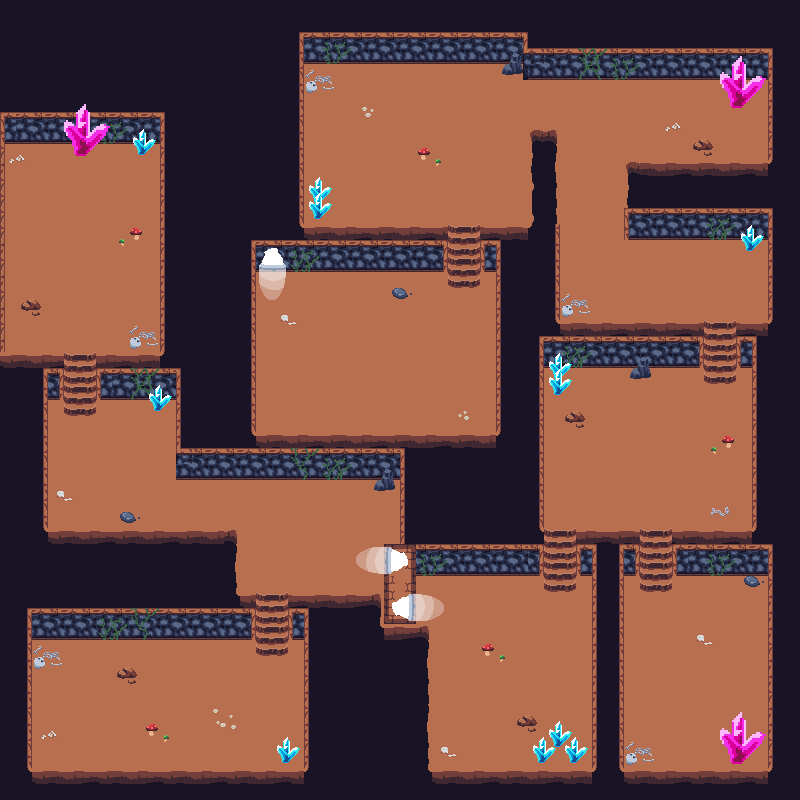

The image is a tile-based game level rendered from a .tmx file. Its description and source (layers, tilesets, objects; grid data summarised) follow:
An orthogonal 50x50 tile map with 16x16 px tiles, 6 tile layers (floor, walls, stairs, decoration1, ...), 3 tilesets and 131 objects (56x enemy, 51x collision, 3x passif_enemy, 2x spawn_dungeon, dungeon_second_enter, ...).

<map version="1.8" tiledversion="1.8.2" orientation="orthogonal" renderorder="right-down" width="50" height="50" tilewidth="16" tileheight="16" infinite="0" nextlayerid="10" nextobjectid="148">
 <tileset firstgid="1" source="DungeonAssets_16x16.tsx" />
 <tileset firstgid="257" source="House_16x16.tsx" />
 <tileset firstgid="1032" source="TombStone_16x16.tsx" />
 <layer id="1" name="floor" width="50" height="50">
  <data>[2500 cells, 2500 non-empty, 46 distinct tile ids]</data>
 </layer>
 <layer id="2" name="walls" width="50" height="50">
  <data>[2500 cells, 482 non-empty, 38 distinct tile ids]</data>
 </layer>
 <layer id="3" name="stairs" width="50" height="50">
  <data>[2500 cells, 96 non-empty, 16 distinct tile ids]</data>
 </layer>
 <layer id="4" name="decoration1" width="50" height="50">
  <data>[2500 cells, 184 non-empty, 56 distinct tile ids]</data>
 </layer>
 <layer id="5" name="decoration2" width="50" height="50">
  <data>[2500 cells, 53 non-empty, 16 distinct tile ids]</data>
 </layer>
 <layer id="7" name="decorationtop1" width="50" height="50">
  <data>[2500 cells, 24 non-empty, 10 distinct tile ids]</data>
 </layer>
 <objectgroup id="6" name="objects">
  <object id="1" type="collision" x="27" y="592" width="229" height="48" />
  <object id="2" type="collision" x="176" y="432" width="325" height="48" />
  <object id="3" type="collision" x="384" y="544" width="160" height="32" />
  <object id="4" type="collision" x="672" y="528" width="101" height="48" />
  <object id="5" type="collision" x="539" y="320" width="165" height="48" />
  <object id="6" type="collision" x="624" y="160" width="149" height="80" />
  <object id="7" type="collision" x="523" y="32" width="250" height="48" />
  <object id="8" type="collision" x="299" y="32" width="229" height="32" />
  <object id="9" type="collision" x="251" y="224" width="197" height="48" />
  <object id="10" type="collision" x="96" y="352" width="85" height="48" />
  <object id="11" type="collision" x="0" y="112" width="165" height="32" />
  <object id="12" type="collision" x="43" y="352" width="21" height="48" />
  <object id="13" type="collision" x="288" y="592" width="128" height="48" />
  <object id="14" type="collision" x="576" y="528" width="64" height="48" />
  <object id="15" type="collision" x="736" y="320" width="37" height="48" />
  <object id="16" type="collision" x="480" y="224" width="53" height="48" />
  <object id="17" type="collision" x="528" y="128" width="32" height="208" />
  <object id="18" type="collision" x="768" y="48" width="16" height="736" />
  <object id="19" type="collision" x="752" y="320" width="16" height="224" />
  <object id="20" type="collision" x="288" y="32" width="16" height="208" />
  <object id="21" type="collision" x="496" y="240" width="16" height="208" />
  <object id="22" type="collision" x="240" y="240" width="16" height="208" />
  <object id="23" type="collision" x="528" y="336" width="16" height="208" />
  <object id="24" type="collision" x="592" y="544" width="32" height="240" />
  <object id="25" type="collision" x="416" y="624" width="16" height="160" />
  <object id="26" type="collision" x="384" y="544" width="32" height="80" />
  <object id="27" type="collision" x="304" y="608" width="16" height="176" />
  <object id="28" type="collision" x="16" y="608" width="16" height="176" />
  <object id="29" type="collision" x="32" y="368" width="16" height="176" />
  <object id="30" type="collision" x="160" y="112" width="16" height="256" />
  <object id="31" type="collision" x="0" y="112" width="5" height="256" />
  <object id="32" type="collision" x="0" y="352" width="64" height="16" />
  <object id="33" type="collision" x="32" y="528" width="208" height="80" />
  <object id="34" type="collision" x="176" y="368" width="16" height="80" />
  <object id="35" type="collision" x="400" y="448" width="16" height="112" />
  <object id="36" type="collision" x="16" y="768" width="768" height="16" />
  <object id="37" type="collision" x="64" y="104" width="46" height="52" />
  <object id="38" type="collision" x="720" y="56" width="46" height="52" />
  <object id="39" type="collision" x="720" y="736" width="48" height="32" />
  <object id="40" type="collision" x="534" y="752" width="20" height="11" />
  <object id="41" type="collision" x="566" y="752" width="20" height="11" />
  <object id="42" type="collision" x="550" y="736" width="20" height="11" />
  <object id="43" type="collision" x="278" y="752" width="20" height="11" />
  <object id="44" type="collision" x="150" y="400" width="20" height="11" />
  <object id="45" type="collision" x="134" y="144" width="20" height="11" />
  <object id="46" type="collision" x="310" y="191.998" width="20" height="27.0023" />
  <object id="48" type="collision" x="742" y="240" width="20" height="11" />
  <object id="49" type="collision" x="550" y="368" width="20" height="27.0023" />
  <object id="50" type="collision" x="374" y="469" width="21" height="22" />
  <object id="51" type="collision" x="630" y="357" width="21" height="22" />
  <object id="52" type="collision" x="502" y="53" width="21" height="22" />
  <object id="57" name="dungeon_second_enter" x="375" y="547" width="18.0909" height="27.0909" />
  <object id="58" name="dungeon_second_exit" x="407" y="594" width="18.0909" height="27.0909" />
  <object id="59" name="spawn_dungeon_second" x="432" y="592">
   <point />
  </object>
  <object id="61" name="exit_dungeon_second" x="352" y="544">
   <point />
  </object>
  <object id="62" name="spawn_dungeon" x="364" y="321.333">
   <point />
  </object>
  <object id="146" name="spawn_dungeon" x="64" y="688">
   <point />
  </object>
  <object id="63" name="slime" type="enemy" x="272" y="688">
   <properties>
    <property name="life" type="int" value="2" />
    <property name="zone" value="zone_1" />
   </properties>
   <point />
  </object>
  <object id="66" name="goblin" type="enemy" x="104" y="465.333">
   <properties>
    <property name="life" type="int" value="4" />
    <property name="zone" value="zone_2" />
   </properties>
   <point />
  </object>
  <object id="67" name="bat" type="enemy" x="368" y="496">
   <properties>
    <property name="life" type="int" value="1" />
    <property name="zone" value="zone_2" />
   </properties>
   <point />
  </object>
  <object id="70" name="cristal1" type="passif_enemy" x="62" y="102" width="50" height="56">
   <properties>
    <property name="life" type="int" value="30" />
   </properties>
  </object>
  <object id="71" name="cristal3" type="passif_enemy" x="718" y="54" width="50" height="56">
   <properties>
    <property name="life" type="int" value="30" />
   </properties>
  </object>
  <object id="72" name="cristal2" type="passif_enemy" x="718" y="734" width="52" height="36">
   <properties>
    <property name="life" type="int" value="30" />
   </properties>
  </object>
  <object id="82" name="slime" type="enemy" x="336" y="560">
   <properties>
    <property name="life" type="int" value="2" />
    <property name="zone" value="zone_2" />
   </properties>
   <point />
  </object>
  <object id="83" name="goblin" type="enemy" x="128" y="304">
   <properties>
    <property name="life" type="int" value="4" />
    <property name="zone" value="zone_3" />
   </properties>
   <point />
  </object>
  <object id="84" name="slime" type="enemy" x="80" y="432">
   <properties>
    <property name="life" type="int" value="2" />
    <property name="zone" value="zone_2" />
   </properties>
   <point />
  </object>
  <object id="85" name="slime" type="enemy" x="32" y="272">
   <properties>
    <property name="life" type="int" value="2" />
    <property name="zone" value="zone_3" />
   </properties>
   <point />
  </object>
  </objectgroup>
 <objectgroup id="8" name="PNJ_path" visible="0">
  <!-- 4 objects omitted --></objectgroup>
 <objectgroup id="9" name="zone_mob">
  <!-- 9 objects omitted --></objectgroup>
</map>
<!-- 64 of 131 objects omitted -->
